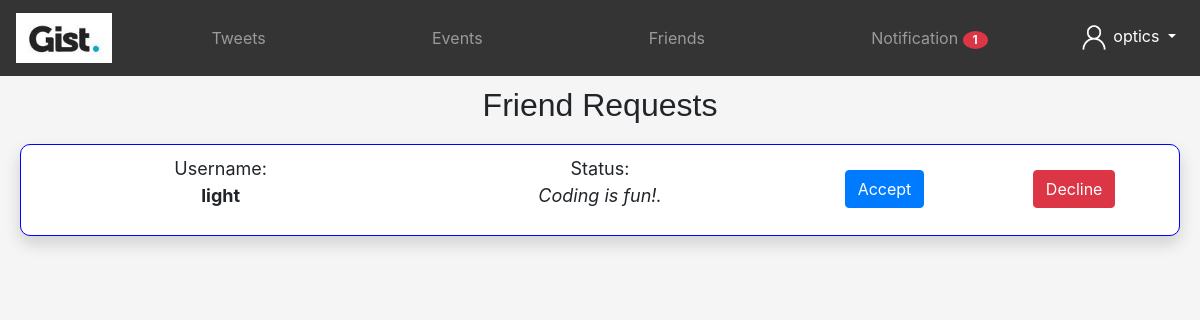
The page /notifications (signed in) on the database its author committed.
### tables this page shows
CREATE TABLE "frequest" (
	"fromUser"	TEXT,
	"toUser"	TEXT
);

CREATE TABLE "Users" (
	"username"	TEXT,
	"email"	TEXT COLLATE UTF16CI,
	"password"	TEXT,
	"id"	INTEGER,
	"status"	TEXT DEFAULT NULL,
	"numFriends"	NUMERIC DEFAULT 0,
	"numEvents"	INTEGER DEFAULT 0,
	"numTweets"	INTEGER DEFAULT 0,
	"friends"	TEXT DEFAULT NULL
);

### main.py (the view)
@app.route('/notifications')
def notifications():
    if 'id' in session:
        username = session['username']
        friendRequests = fetchFriendRequests(username)
        frndData = []
        for i in friendRequests:
            row = fetchUser(i[0])
            frndData.append(row)
        if(len(frndData) == 0):
            return render_template('notifications.html', msg = "No new friend request")
        return render_template('notifications.html', frndData = frndData, alert = len(friendRequests))

### pydb.py (called while the page is built)
def fetchUser(username):
    conn = sqlite3.connect('database.db')
    cur = conn.cursor()
    cur.execute("SELECT * FROM Users WHERE username = ?", (username,))
    row = cur.fetchall()
    conn.close()
    print(row)
    return row

def fetchFriendRequests(username):
    con = sqlite3.connect('database.db')
    cur = con.cursor()
    cur.execute("SELECT * FROM frequest WHERE toUser = ?", (username, ))
    row = cur.fetchall()
    con.close()
    return row

### templates/notifications.html (shortened to what this page needs)
<!DOCTYPE html>
<html lang="en">
<head>
    <link rel="stylesheet" href="https://cdn.jsdelivr.net/npm/bootstrap@4.5.3/dist/css/bootstrap.min.css">
</head>
<body style="background-color: whitesmoke;">
    <nav class="navbar navbar-expand-md navbar-dark bg-blak sticky-top" style="background-color: rgba(52, 52, 52) !important;">
        <a class="navbar-brand text-white" href="/home"><img src="../static/assets/img/gist.jpg" height="50px"></a>
        <div class="collapse navbar-collapse" id="navmenu">
            <ul class="navbar-nav mx-auto">
                <li class="nav-item">
                    <a href="/tweets" class="nav-link">
                        <center>
                            Tweets
                        </center>
                    </a>
                </li>
            </ul>
            <ul class="navbar-nav mx-auto">
                <li class="nav-item">
                    <a href="/events" class="nav-link">
                        <center>
                            Events
                        </center>
                    </a>
            </ul>
            <ul class="navbar-nav mx-auto">
              <li class="nav-item">
                  <a href="/friends" class="nav-link">
                      <center>
                          Friends
                      </center>
                  </a>
              </li>
          </ul>
            <ul class="navbar-nav mx-auto">
              <li class="nav-item">
                  <a href="/notifications" class="nav-link">
                      <center>
                          Notification {% if alert %}<span style="border-radius: 50%; width: 25px;" class="badge badge-danger">{{alert}}</span>{% endif %}
                      </center>
                  </a>
              </li>
          </ul>
            <ul class="navbar-nav">
                <li class="nav-item dropdown text-center">
                    <a class="nav-link dropdown-toggle text-white" href="#" id="navbarDropdown" role="button" data-toggle="dropdown" aria-haspopup="true" aria-expanded="false">
                        <img src="../static/assets/img/person.png" height="30px" width="30px">
                        {{session['username']}}
                    </a>
                </li>
            </ul>
        </div>
    </nav>
      <h2 style="text-align: center; margin-top: 10px; font-family: sans-serif;">Friend Requests</h2>
      {% for fnd in frndData %}
        {% for data in fnd %}
            <div class="shadow row text-center" style="background-color: white; margin: 20px; padding: 10px; border-radius: 10px; border: 1px solid blue;">
                <div class="col-sm-4">
                    <p style="font-size: large;">Username: <br><b>{{data[0]}}</b></p>
                </div>
                <div class="col-sm-4">
                    <p style="font-size: large;">Status: <br><i>{{data[4]}}</i></p>
                </div>
                <div class="col-sm-2">
                    <form action="/accept" method="POST">
                        <button class="btn btn-primary" style="align-content: center; margin-top: 15px;" type="submit">Accept</button>
                    </form>
                </div>
                <div class="col-sm-2">
                    <form action="/decline" method="POST">
                        <button class="btn btn-danger" style="align-content: center; margin-top: 15px;" type="submit">Decline</button>
                    </form>
                </div>
            </div>
        {% endfor %}
    {% endfor %}
</body>
</html>

### rows shown on the page
frequest: username "optics"
Users: username "light", status "Coding is fun!."

### other values the page prints
{{ alert }} "1"
